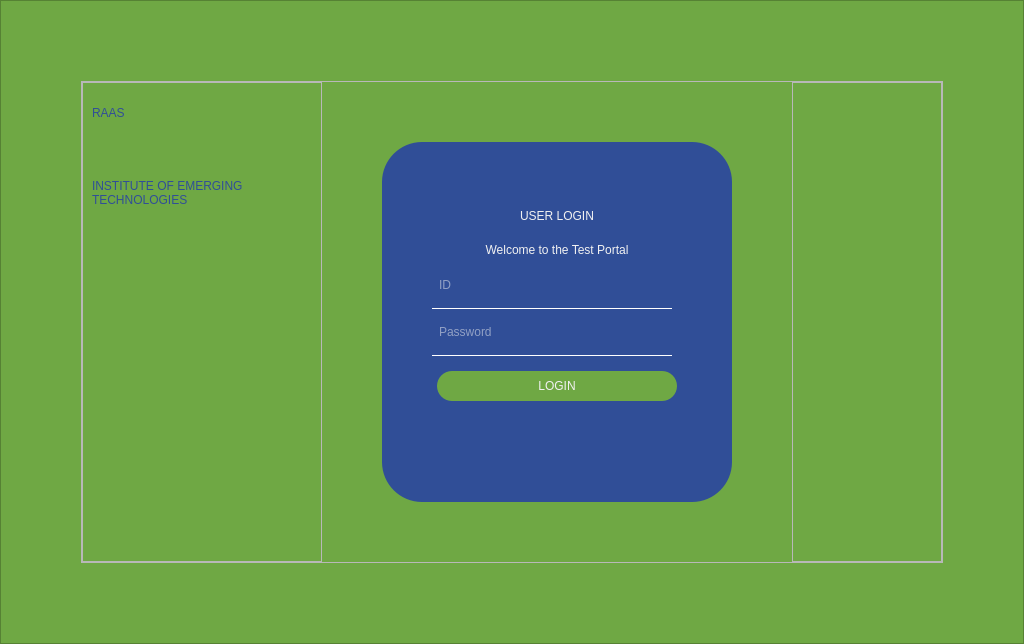
<?xml version="1.0" encoding="UTF-8"?>
<ui version="4.0">
 <class>Login</class>
 <widget class="QMainWindow" name="Login">
  <property name="geometry">
   <rect>
    <x>0</x>
    <y>0</y>
    <width>1024</width>
    <height>644</height>
   </rect>
  </property>
  <property name="minimumSize">
   <size>
    <width>0</width>
    <height>0</height>
   </size>
  </property>
  <property name="windowTitle">
   <string>MainWindow</string>
  </property>
  <property name="windowIcon">
   <iconset resource="../Admin/icon.qrc">
    <normaloff>:/icons/icons/backgrounds/hands.png</normaloff>:/icons/icons/backgrounds/hands.png</iconset>
  </property>
  <property name="styleSheet">
   <string notr="true">QFrame#login_form{
background-color: rgb(48, 78, 151);
border-radius:40px;
margin: 60px;
}
QFrame#border_frame
{
background-color:#6fa844 ;
}
QFrame#main_frame{
background-image: url(:/icons/Background2.jpg);

background-position:center;
background-repeat:no-repeat;
}
</string>
  </property>
  <widget class="QWidget" name="centralwidget">
   <layout class="QVBoxLayout" name="verticalLayout">
    <property name="spacing">
     <number>0</number>
    </property>
    <property name="leftMargin">
     <number>0</number>
    </property>
    <property name="topMargin">
     <number>0</number>
    </property>
    <property name="rightMargin">
     <number>0</number>
    </property>
    <property name="bottomMargin">
     <number>0</number>
    </property>
    <item>
     <widget class="QFrame" name="border_frame">
      <property name="sizePolicy">
       <sizepolicy hsizetype="Expanding" vsizetype="Expanding">
        <horstretch>0</horstretch>
        <verstretch>0</verstretch>
       </sizepolicy>
      </property>
      <property name="styleSheet">
       <string notr="true"/>
      </property>
      <property name="frameShape">
       <enum>QFrame::StyledPanel</enum>
      </property>
      <property name="frameShadow">
       <enum>QFrame::Raised</enum>
      </property>
      <layout class="QVBoxLayout" name="verticalLayout_2">
       <property name="spacing">
        <number>0</number>
       </property>
       <property name="leftMargin">
        <number>80</number>
       </property>
       <property name="topMargin">
        <number>80</number>
       </property>
       <property name="rightMargin">
        <number>80</number>
       </property>
       <property name="bottomMargin">
        <number>80</number>
       </property>
       <item>
        <widget class="QFrame" name="main_frame">
         <property name="sizePolicy">
          <sizepolicy hsizetype="Expanding" vsizetype="Expanding">
           <horstretch>0</horstretch>
           <verstretch>0</verstretch>
          </sizepolicy>
         </property>
         <property name="maximumSize">
          <size>
           <width>16777215</width>
           <height>16777215</height>
          </size>
         </property>
         <property name="styleSheet">
          <string notr="true"/>
         </property>
         <property name="frameShape">
          <enum>QFrame::StyledPanel</enum>
         </property>
         <property name="frameShadow">
          <enum>QFrame::Raised</enum>
         </property>
         <layout class="QHBoxLayout" name="horizontalLayout">
          <property name="spacing">
           <number>0</number>
          </property>
          <property name="leftMargin">
           <number>0</number>
          </property>
          <property name="topMargin">
           <number>0</number>
          </property>
          <property name="rightMargin">
           <number>0</number>
          </property>
          <property name="bottomMargin">
           <number>0</number>
          </property>
          <item>
           <widget class="QFrame" name="heading_side_bar">
            <property name="sizePolicy">
             <sizepolicy hsizetype="Expanding" vsizetype="Expanding">
              <horstretch>0</horstretch>
              <verstretch>0</verstretch>
             </sizepolicy>
            </property>
            <property name="minimumSize">
             <size>
              <width>240</width>
              <height>0</height>
             </size>
            </property>
            <property name="frameShape">
             <enum>QFrame::StyledPanel</enum>
            </property>
            <property name="frameShadow">
             <enum>QFrame::Raised</enum>
            </property>
            <property name="lineWidth">
             <number>0</number>
            </property>
            <widget class="QLabel" name="RAAS_label">
             <property name="geometry">
              <rect>
               <x>10</x>
               <y>10</y>
               <width>121</width>
               <height>41</height>
              </rect>
             </property>
             <property name="styleSheet">
              <string notr="true">color: rgb(48, 78, 151);
font: 63 32pt &quot;Bahnschrift SemiBold&quot;;</string>
             </property>
             <property name="text">
              <string>RAAS</string>
             </property>
            </widget>
            <widget class="QLabel" name="ET_label">
             <property name="geometry">
              <rect>
               <x>10</x>
               <y>60</y>
               <width>221</width>
               <height>101</height>
              </rect>
             </property>
             <property name="styleSheet">
              <string notr="true">color: rgb(48, 78, 151);
font: 25 22pt &quot;Bahnschrift Light&quot;;</string>
             </property>
             <property name="text">
              <string>INSTITUTE OF EMERGING TECHNOLOGIES</string>
             </property>
             <property name="wordWrap">
              <bool>true</bool>
             </property>
            </widget>
           </widget>
          </item>
          <item alignment="Qt::AlignHCenter|Qt::AlignVCenter">
           <widget class="QFrame" name="login_form">
            <property name="sizePolicy">
             <sizepolicy hsizetype="Expanding" vsizetype="Expanding">
              <horstretch>0</horstretch>
              <verstretch>0</verstretch>
             </sizepolicy>
            </property>
            <property name="minimumSize">
             <size>
              <width>470</width>
              <height>480</height>
             </size>
            </property>
            <property name="maximumSize">
             <size>
              <width>16777215</width>
              <height>16777215</height>
             </size>
            </property>
            <property name="styleSheet">
             <string notr="true"/>
            </property>
            <property name="frameShape">
             <enum>QFrame::StyledPanel</enum>
            </property>
            <property name="frameShadow">
             <enum>QFrame::Sunken</enum>
            </property>
            <property name="lineWidth">
             <number>0</number>
            </property>
            <layout class="QVBoxLayout" name="verticalLayout_3">
             <item>
              <layout class="QGridLayout" name="login_grid_layout" columnstretch="0">
               <property name="verticalSpacing">
                <number>10</number>
               </property>
               <item row="1" column="0">
                <widget class="QLabel" name="test_portal_heading">
                 <property name="sizePolicy">
                  <sizepolicy hsizetype="Preferred" vsizetype="Fixed">
                   <horstretch>0</horstretch>
                   <verstretch>0</verstretch>
                  </sizepolicy>
                 </property>
                 <property name="styleSheet">
                  <string notr="true">color: rgb(241, 241, 241);

font: 25 18pt &quot;Bahnschrift Light Condensed&quot;;
margin:5px;</string>
                 </property>
                 <property name="text">
                  <string>Welcome to the Test Portal</string>
                 </property>
                 <property name="alignment">
                  <set>Qt::AlignCenter</set>
                 </property>
                </widget>
               </item>
               <item row="3" column="0">
                <widget class="QLineEdit" name="ID_underline">
                 <property name="sizePolicy">
                  <sizepolicy hsizetype="Fixed" vsizetype="Fixed">
                   <horstretch>0</horstretch>
                   <verstretch>0</verstretch>
                  </sizepolicy>
                 </property>
                 <property name="minimumSize">
                  <size>
                   <width>240</width>
                   <height>0</height>
                  </size>
                 </property>
                 <property name="maximumSize">
                  <size>
                   <width>240</width>
                   <height>1</height>
                  </size>
                 </property>
                 <property name="styleSheet">
                  <string notr="true">color: rgb(241, 241, 241);
font: 25 12pt &quot;Bahnschrift Light&quot;;
margin:0px;
border: 1px solid white;</string>
                 </property>
                 <property name="echoMode">
                  <enum>QLineEdit::Password</enum>
                 </property>
                 <property name="placeholderText">
                  <string/>
                 </property>
                </widget>
               </item>
               <item row="0" column="0">
                <widget class="QLabel" name="user_login_heading">
                 <property name="sizePolicy">
                  <sizepolicy hsizetype="Preferred" vsizetype="Fixed">
                   <horstretch>0</horstretch>
                   <verstretch>0</verstretch>
                  </sizepolicy>
                 </property>
                 <property name="styleSheet">
                  <string notr="true">color: rgb(241, 241, 241);
font: 63 20pt &quot;Bahnschrift SemiBold&quot;;
margin:5px;</string>
                 </property>
                 <property name="text">
                  <string>USER LOGIN</string>
                 </property>
                 <property name="alignment">
                  <set>Qt::AlignCenter</set>
                 </property>
                </widget>
               </item>
               <item row="2" column="0">
                <widget class="QLineEdit" name="ID_lineEdit">
                 <property name="sizePolicy">
                  <sizepolicy hsizetype="Fixed" vsizetype="Fixed">
                   <horstretch>0</horstretch>
                   <verstretch>0</verstretch>
                  </sizepolicy>
                 </property>
                 <property name="minimumSize">
                  <size>
                   <width>0</width>
                   <height>0</height>
                  </size>
                 </property>
                 <property name="styleSheet">
                  <string notr="true">color: rgb(241, 241, 241);
font: 25 12pt &quot;Bahnschrift Light&quot;;
margin:5px;
background-color: rgb(48, 78, 151 0.73);
border:0px;
</string>
                 </property>
                 <property name="placeholderText">
                  <string>ID</string>
                 </property>
                </widget>
               </item>
               <item row="6" column="0">
                <widget class="QPushButton" name="login_btn">
                 <property name="sizePolicy">
                  <sizepolicy hsizetype="Expanding" vsizetype="Preferred">
                   <horstretch>0</horstretch>
                   <verstretch>0</verstretch>
                  </sizepolicy>
                 </property>
                 <property name="minimumSize">
                  <size>
                   <width>250</width>
                   <height>40</height>
                  </size>
                 </property>
                 <property name="maximumSize">
                  <size>
                   <width>100</width>
                   <height>40</height>
                  </size>
                 </property>
                 <property name="styleSheet">
                  <string notr="true">background-color: rgb(111, 168, 68);
border-radius: 15px;
color: rgb(241, 241, 241);
font:  bold 10pt &quot;Bahnschrift Light&quot;;margin:5px;
vertical-align: center;
horizontal-align: center;</string>
                 </property>
                 <property name="text">
                  <string>LOGIN</string>
                 </property>
                 <property name="autoDefault">
                  <bool>false</bool>
                 </property>
                 <property name="flat">
                  <bool>false</bool>
                 </property>
                </widget>
               </item>
               <item row="4" column="0">
                <widget class="QLineEdit" name="password_line_edit">
                 <property name="sizePolicy">
                  <sizepolicy hsizetype="Fixed" vsizetype="Fixed">
                   <horstretch>0</horstretch>
                   <verstretch>0</verstretch>
                  </sizepolicy>
                 </property>
                 <property name="minimumSize">
                  <size>
                   <width>0</width>
                   <height>0</height>
                  </size>
                 </property>
                 <property name="styleSheet">
                  <string notr="true">color: rgb(241, 241, 241);
font: 25 12pt &quot;Bahnschrift Light&quot;;
margin:5px;
background-color: rgb(48, 78, 151 0.73);
border:0px;</string>
                 </property>
                 <property name="echoMode">
                  <enum>QLineEdit::Password</enum>
                 </property>
                 <property name="placeholderText">
                  <string>Password</string>
                 </property>
                </widget>
               </item>
               <item row="7" column="0">
                <widget class="QLabel" name="error_label">
                 <property name="enabled">
                  <bool>true</bool>
                 </property>
                 <property name="sizePolicy">
                  <sizepolicy hsizetype="Fixed" vsizetype="Fixed">
                   <horstretch>0</horstretch>
                   <verstretch>0</verstretch>
                  </sizepolicy>
                 </property>
                 <property name="minimumSize">
                  <size>
                   <width>250</width>
                   <height>0</height>
                  </size>
                 </property>
                 <property name="styleSheet">
                  <string notr="true">color: rgb(255, 0, 0);
font: 25 12pt &quot;Bahnschrift Light&quot;;
margin:5px;</string>
                 </property>
                 <property name="text">
                  <string/>
                 </property>
                 <property name="alignment">
                  <set>Qt::AlignCenter</set>
                 </property>
                </widget>
               </item>
               <item row="5" column="0">
                <widget class="QLineEdit" name="password_underline">
                 <property name="sizePolicy">
                  <sizepolicy hsizetype="Fixed" vsizetype="Fixed">
                   <horstretch>0</horstretch>
                   <verstretch>0</verstretch>
                  </sizepolicy>
                 </property>
                 <property name="minimumSize">
                  <size>
                   <width>240</width>
                   <height>0</height>
                  </size>
                 </property>
                 <property name="maximumSize">
                  <size>
                   <width>240</width>
                   <height>1</height>
                  </size>
                 </property>
                 <property name="styleSheet">
                  <string notr="true">color: rgb(241, 241, 241);
font: 25 12pt &quot;Bahnschrift Light&quot;;
margin:0px;
border: 1px solid white;</string>
                 </property>
                 <property name="echoMode">
                  <enum>QLineEdit::Password</enum>
                 </property>
                 <property name="placeholderText">
                  <string/>
                 </property>
                </widget>
               </item>
              </layout>
             </item>
            </layout>
           </widget>
          </item>
          <item>
           <widget class="QFrame" name="logo_side_bar">
            <property name="sizePolicy">
             <sizepolicy hsizetype="Expanding" vsizetype="Expanding">
              <horstretch>0</horstretch>
              <verstretch>0</verstretch>
             </sizepolicy>
            </property>
            <property name="minimumSize">
             <size>
              <width>150</width>
              <height>0</height>
             </size>
            </property>
            <property name="styleSheet">
             <string notr="true"/>
            </property>
            <property name="frameShape">
             <enum>QFrame::StyledPanel</enum>
            </property>
            <property name="frameShadow">
             <enum>QFrame::Raised</enum>
            </property>
            <property name="lineWidth">
             <number>0</number>
            </property>
            <layout class="QGridLayout" name="gridLayout">
             <property name="topMargin">
              <number>0</number>
             </property>
             <property name="rightMargin">
              <number>0</number>
             </property>
             <property name="bottomMargin">
              <number>0</number>
             </property>
             <property name="spacing">
              <number>0</number>
             </property>
             <item row="0" column="0" alignment="Qt::AlignRight|Qt::AlignBottom">
              <widget class="QLabel" name="hunar_logo">
               <property name="minimumSize">
                <size>
                 <width>80</width>
                 <height>120</height>
                </size>
               </property>
               <property name="maximumSize">
                <size>
                 <width>80</width>
                 <height>120</height>
                </size>
               </property>
               <property name="styleSheet">
                <string notr="true">background-image: url(:/icons/icons/backgrounds/Asset 7-100.jpg);
background-repeat: no-repeat; 
 background-position: right;
margin:5px;
</string>
               </property>
               <property name="text">
                <string/>
               </property>
               <property name="alignment">
                <set>Qt::AlignBottom|Qt::AlignRight|Qt::AlignTrailing</set>
               </property>
              </widget>
             </item>
            </layout>
           </widget>
          </item>
         </layout>
        </widget>
       </item>
      </layout>
     </widget>
    </item>
   </layout>
  </widget>
 </widget>
 <resources>
  <include location="../Admin/icon.qrc"/>
 </resources>
 <connections/>
</ui>
